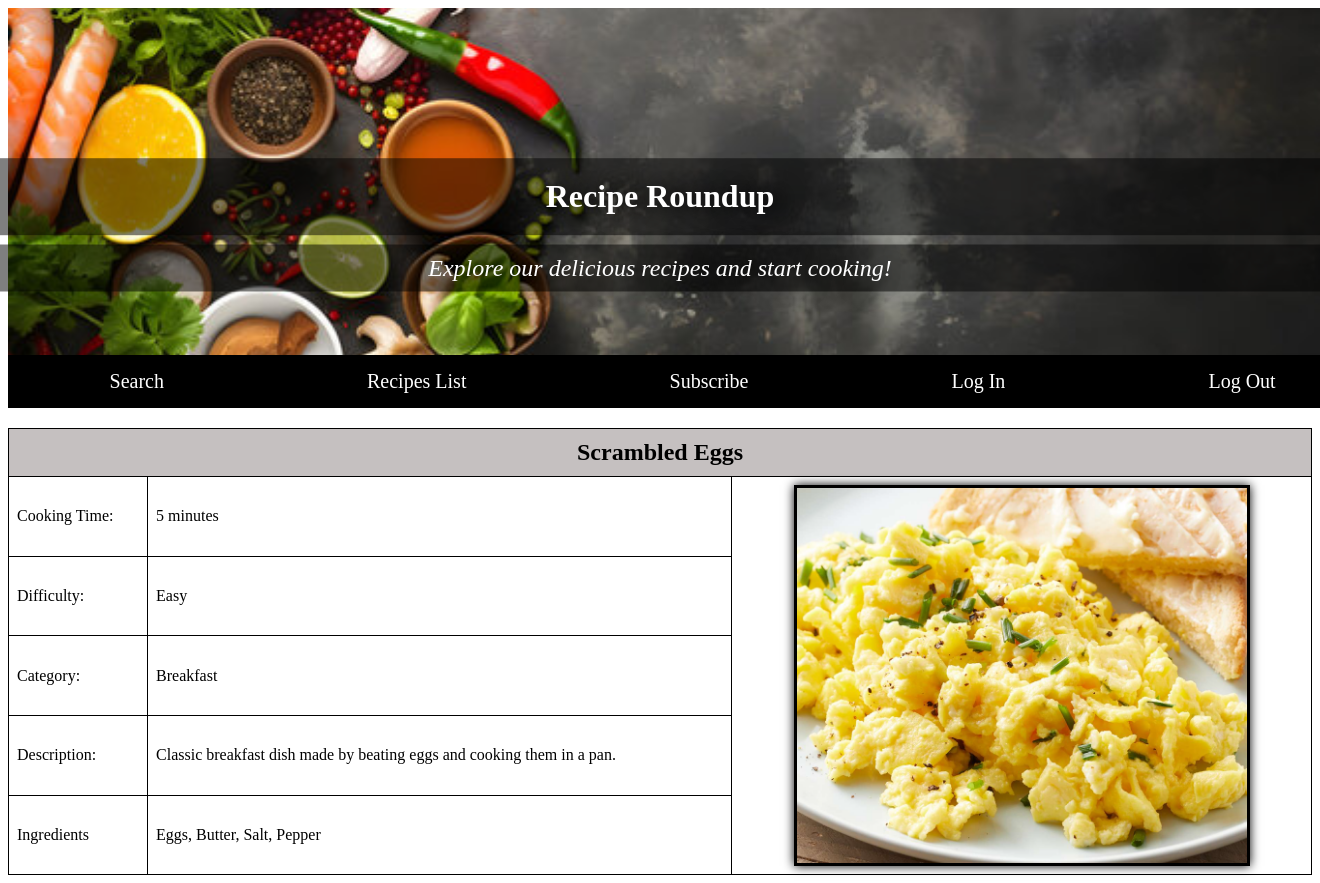
/recipe/1/ (signed in), run on the app's committed database.
### recipes/models.py (models this page shows, shortened)
class Recipe(models.Model):
    name = models.CharField(max_length=100)
    description = models.TextField()
    cooking_time = models.IntegerField()
    ingredients = models.TextField()
    difficulty_level_choices = (
        ('easy', 'Easy'),
        ('medium', 'Medium'),
        ('hard', 'Hard'),
    )
    difficulty_level = models.CharField(max_length=10, choices=difficulty_level_choices)
    pic = models.ImageField(upload_to='recipes', default='no_image.jpg')
    category_choices = (
        ('breakfast', 'Breakfast'),
        ('lunch', 'Lunch'),
        ('dinner', 'Dinner'),
        ('snack', 'Snack'),
        ('dessert', 'Dessert'),
    )
    category = models.CharField(max_length=10, choices=category_choices, default='lunch')

### recipes/views.py (the view)
# urls.py: path('recipe/<int:recipe_id>/', views.recipe_details, name='recipe_details'),
@login_required
def recipe_details(request, recipe_id):
    recipe = Recipe.objects.get(pk=recipe_id)
    return render(request, 'recipes/recipe_details.html', {'recipe': recipe})

### recipes/templates/recipes/recipe_details.html (shortened to what this page needs)
{% load static %}
<!DOCTYPE html>
<html lang="en">
<head>
  <link rel="stylesheet" type="text/css" href="{% static 'recipes/styles.css' %}">
</head>
<body>
  <div class="container">
    <img src="{% static 'recipes/images/Ingredientbanner.jpg' %}" alt="ingredients">
    <h1>Recipe Roundup</h1>
    <p class="description">Explore our delicious recipes and start cooking!</p>
    <div class="banner">
      <a href="#">Search</a>
      <a href="{% url 'recipes:recipes_list' %}">Recipes List</a>
      <a href="#">Subscribe</a>
      <a href="{% url 'login' %}">Log In</a>
      <a href="{% url 'logout' %}">Log Out</a>
    </div>
  </div>
  <table>
    <tr>
      <th colspan="3">{{ recipe.name }}</th>
    </tr>
    <tr>
      <td>
        <p>Cooking Time:</p>
      </td>
      <td>
        <p>{{ recipe.cooking_time }} minutes</p>
      </td>
      <td rowspan="6">
        <img src="{{ recipe.pic.url }}" alt="{{ recipe.name }}">
      </td>
    </tr>
    <tr>
      <td>
        <p>Difficulty:</p>
      </td>
      <td>
        <p>{{ recipe.get_difficulty_level_display }}</p>
      </td>
    </tr>
    <tr>
      <td>
        <p>Category:</p>
      </td>
      <td>
        <p>{{ recipe.get_category_display }}</p>
      </td>
    </tr>
    <tr>
      <td>
        <p>Description:</p>
      </td>
      <td>
        <p>{{ recipe.description }}</p>
      </td>
    </tr>
    <tr>
      <td>
        <p>Ingredients</p>
      </td>
      <td>
        <p>{{ recipe.ingredients }}</p>
      </td>
    </tr>
  </table>
</body>
</html>

### recipes/static/recipes/styles.css (style rules this page uses)
.container { position: relative; width: 100%; height: 400px; }
img { width: 110%; height: 100%; object-fit: cover; }
h1 { position: absolute; top: 40%; left: 50%; transform: translate(-50%, -40%); color: white; font-size: 2em; text-align: center; width: 100%; margin: 5; padding: 20px; background-color: rgba(0, 0, 0, 0.5); text-shadow: 10px 0 20px black; }
.description { position: absolute; top: 65%; left: 50%; transform: translate(-50%, -50%); color: white; font-style: italic; font-size: 1.5em; text-align: center; width: 105%; margin: 0; padding: 10px; background-color: rgba(0, 0, 0, 0.5); text-shadow: 10px 0 40px black; }
.banner { position: absolute; bottom: 0; left: 0; width: 105%; background-color: #000; padding: 10px 0; display: flex; justify-content: space-around; align-items: center; }
.banner a { color: white; text-decoration: none; padding: 5px 10px; font-size: 20px; }
table { width: 100%; border: 1px solid black; border-collapse: collapse; margin-top: 20px; }
th, td { border: 1px solid #000; padding: 8px; }
th { background-color: #f2f2f2; font-weight: bold; }
th[colspan="3"] { text-align: center; font-size: 1.5em; padding: 10px; background-color: #c5c0c0; }
td img { max-width: 450px; height: auto; display: block; margin: 0 auto; border: 3px solid black; box-shadow: 0 0 10px black; }

### data on the page
Recipe: name "Scrambled Eggs", cooking_time "5", pic (picture), difficulty_level "Easy", category "Breakfast", description "Classic breakfast dish made by beating eggs and cooking them in a pan.", ingredients "Eggs, Butter, Salt, Pepper"
